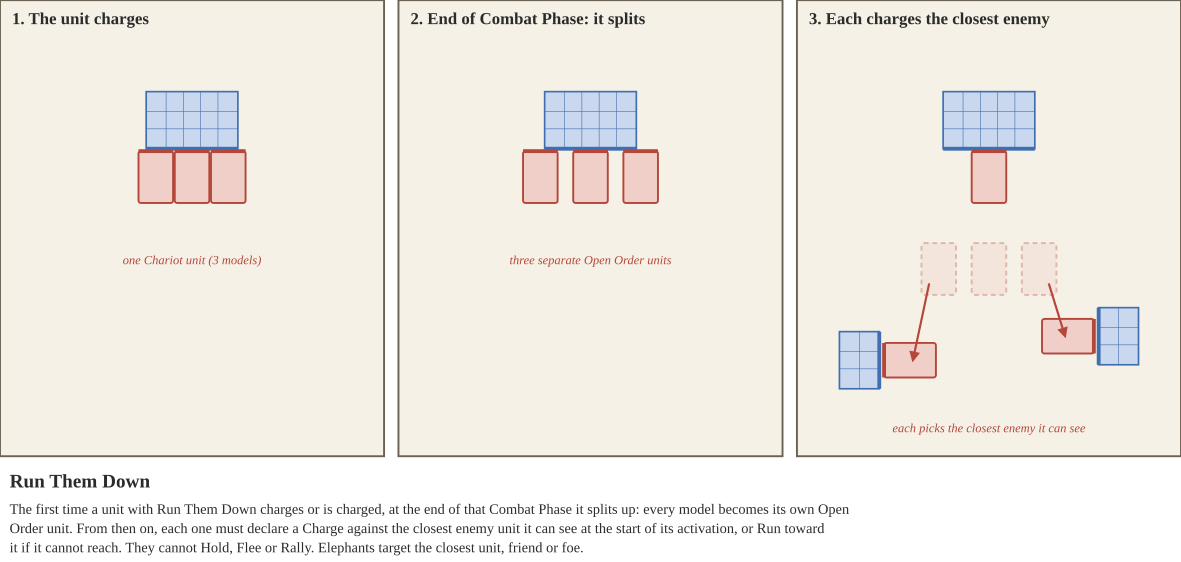

The script that saved this image:
from board import *
k = 0.36
PW, PH, G = 160, 190, 6
s = SVG(3 * PW + 2 * G, PH, 'Run Them Down', [
    'The first time a unit with Run Them Down charges or is charged, at the end of that Combat Phase it splits up: every model becomes its',
    'own Open Order unit. From then on, each one must declare a Charge against the closest enemy unit it can see at the start of its',
    'activation, or Run toward it if it cannot reach. They cannot Hold, Flee or Rally. Elephants target the closest unit, friend or foe.'])
def mm(v): return v * k
def chariot(x, y, ang=0, ghost=False):
    w, d = mm(40), mm(60)
    op = ' opacity="0.35" stroke-dasharray="2 1.5"' if ghost else ''
    s.add(f'<g transform="translate({x:.1f},{y:.1f}) rotate({ang:.1f})"><rect x="{-w/2:.1f}" y="{-d/2:.1f}" width="{w:.1f}" height="{d:.1f}" rx="1" fill="{C["redl"]}" stroke="{C["red"]}" stroke-width="0.8"{op}/>'
          + ('' if ghost else f'<line x1="{-w/2:.1f}" y1="{-d/2:.1f}" x2="{w/2:.1f}" y2="{-d/2:.1f}" stroke="{C["red"]}" stroke-width="1.6"/>') + '</g>')
titles = ['1. The unit charges', '2. End of Combat Phase: it splits', '3. Each charges the closest enemy']
for p, t in enumerate(titles):
    ox = p * (PW + G); cx = ox + PW / 2
    s.panel(ox, 0, PW, PH, t)
    mini_tray(s, cx, 50, 3, 5, 180, 'blue', k=k)
    if p == 0:
        for i in (-1, 0, 1): chariot(cx + i * mm(42), 50 + mm(33) + mm(30) + 1)
        s.text(cx, 110, 'one Chariot unit (3 models)', 5.2, C['red'], italic=True)
    elif p == 1:
        for i in (-1, 0, 1): chariot(cx + i * mm(58), 50 + mm(33) + mm(30) + 1)
        s.text(cx, 110, 'three separate Open Order units', 5.2, C['red'], italic=True)
    else:
        mini_tray(s, ox + 26, 150, 2, 3, 90, 'blue', k=k)
        mini_tray(s, ox + PW - 26, 140, 2, 3, -90, 'blue', k=k)
        chariot(cx - mm(58), 112, ghost=True); chariot(cx, 112, ghost=True); chariot(cx + mm(58), 112, ghost=True)
        chariot(ox + 26 + mm(23) + mm(30) + 2, 150, -90)
        chariot(ox + PW - 26 - mm(23) - mm(30) - 2, 140, 90)
        chariot(cx, 50 + mm(33) + mm(30) + 1)
        s.arrow(cx - mm(58) - 4, 118, ox + 26 + mm(23) + 14, 150, C['red'], w=0.9)
        s.arrow(cx + mm(58) + 4, 118, ox + PW - 26 - mm(23) - 14, 140, C['red'], w=0.9)
        s.text(cx, 180, 'each picks the closest enemy it can see', 5.2, C['red'], italic=True)
print(s.save('run_them_down.svg'))
